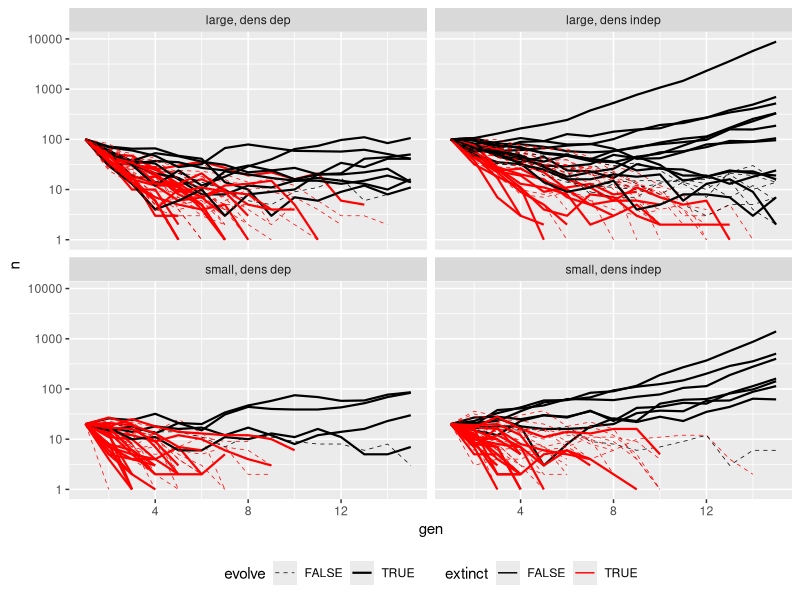
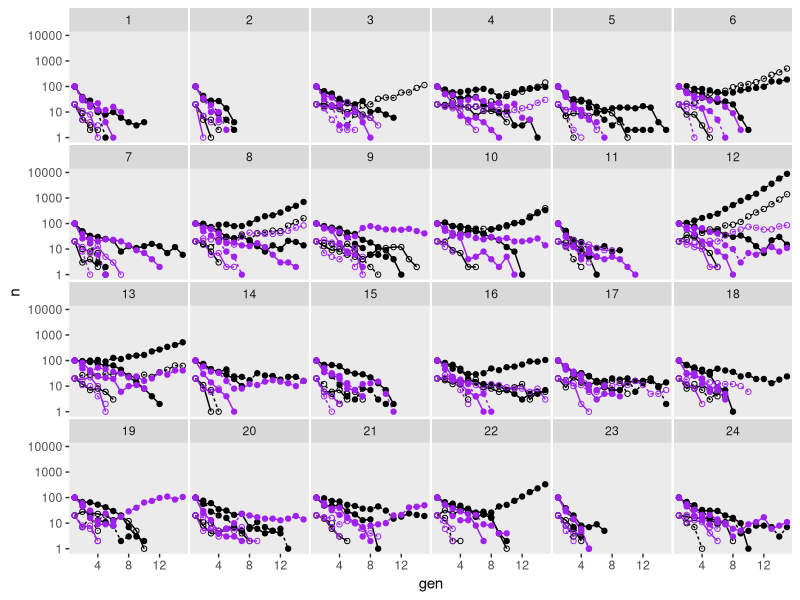

Generate these figures, in order, with R:
# Plot results from 24 source populations

library(ggplot2)
library(dplyr)
library(tidyr)

expmt.sum = read.csv('experiment/expmt_bottleneck24/out/sim_results.csv')

# Plot with treatments in panels
expmt.sum %>%
  group_by(trial) %>%
  mutate(extinct = max(gen) < 15) %>%
  ungroup() %>%
  mutate(n.pop0     = factor(n.pop0 > 20, labels = c('small', 'large')),
         alpha      = factor(alpha  > 0,  labels = c('dens indep', 'dens dep'))) %>%
  ggplot(aes(x = gen, y = n)) +
  geom_line(
    aes(
      group = trial,
      linetype = evolve,
      size = evolve,
      colour = extinct
    )
  ) +
  scale_color_manual(values = c('black', 'red')) +
  scale_linetype_manual(values = 2:1) +
  scale_size_manual(values = c(0.25, 0.75)) +
  scale_y_log10() +
  facet_wrap(~ paste(n.pop0, alpha, sep = ', ')) +
  theme(legend.position = 'bottom')

# Plot with source population in panel
expmt.sum %>%
  ggplot(aes(x = gen, y = n)) +
  geom_line(
    aes(
      group = trial,
      colour = factor(alpha > 0),
      linetype = evolve
    )
  ) +
  geom_point(
    aes(
      colour = factor(alpha > 0),
      fill = factor(alpha > 0),
      shape = factor(n.pop0)
    )
  ) +
  scale_fill_manual(values = c('black', 'purple')) +
  scale_color_manual(values = c('black', 'purple')) +
  scale_shape_manual(values = c(1, 21)) +
  scale_y_log10() +
  facet_wrap(~ sourcepops, nrow = 4) +
  theme(legend.position = 'none',
        panel.grid      = element_blank(),
        panel.spacing   = unit(0.1, 'lines'))
